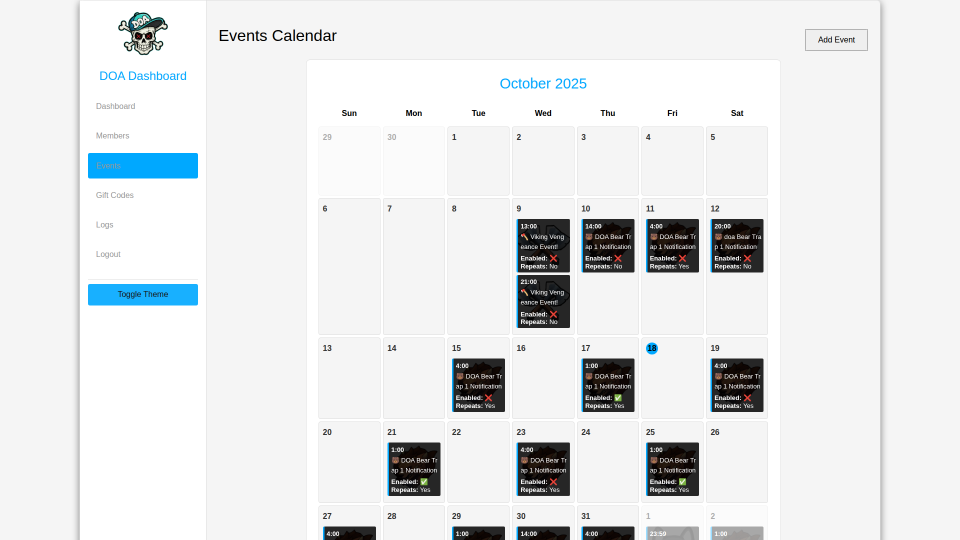
#> input picture jules-scratch/verification/events-desktop-light.png, 1920 x 1080 px (shown at 1/2 size); its folder holds only this picture in this run
$ python -i test_preprocessing.py   (imports and definitions only)
#> lines starting #> are read from the running program, lines starting #| are printed output that depends on the picture
#> further down, picture is the input picture: shape (1080, 1920, 3); mean B, G, R 232.8, 231.8, 230
"""
Test different image preprocessing techniques for OCR improvement
"""
import cv2
import numpy as np
from pathlib import Path
from paddleocr import PaddleOCR

# Test image
INPUT_DIR = Path("web/temp")
OUTPUT_DIR = Path("web/temp/preprocessing_tests")
# [1 line not run here, left out]

# [8 lines left out: function preprocess_method_1_sharpen, not called in this run]

def preprocess_method_2_contrast(image):
    """Method 2: Increase contrast using CLAHE (Contrast Limited Adaptive Histogram Equalization)"""
    # Convert to LAB color space
    lab = cv2.cvtColor(image, cv2.COLOR_BGR2LAB)
#> lab: shape (1080, 1920, 3); mean of channels 0, 1, 2 232.8, 128, 127.4
    l, a, b = cv2.split(lab)
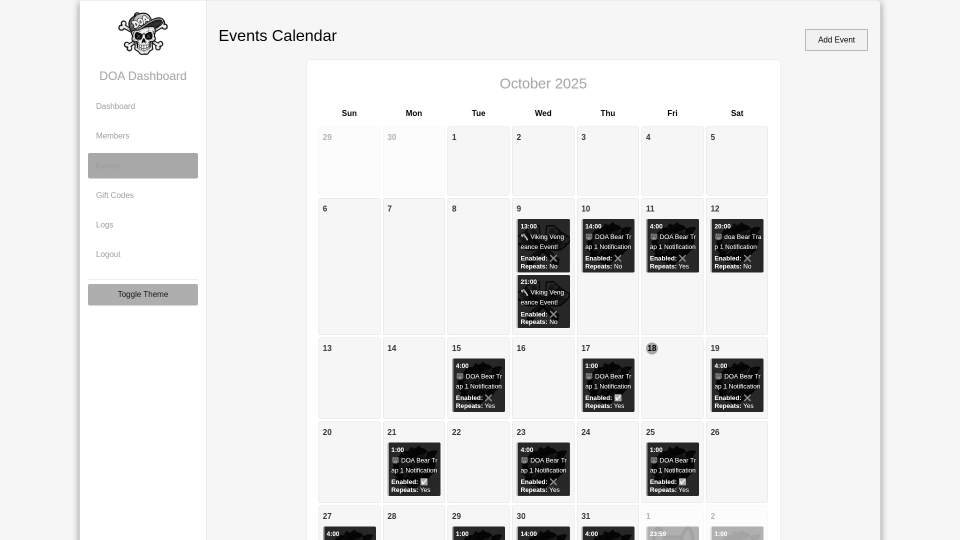
#> l: shape (1080, 1920) (shown at 1/2 size); min 0, max 255, mean 232.8
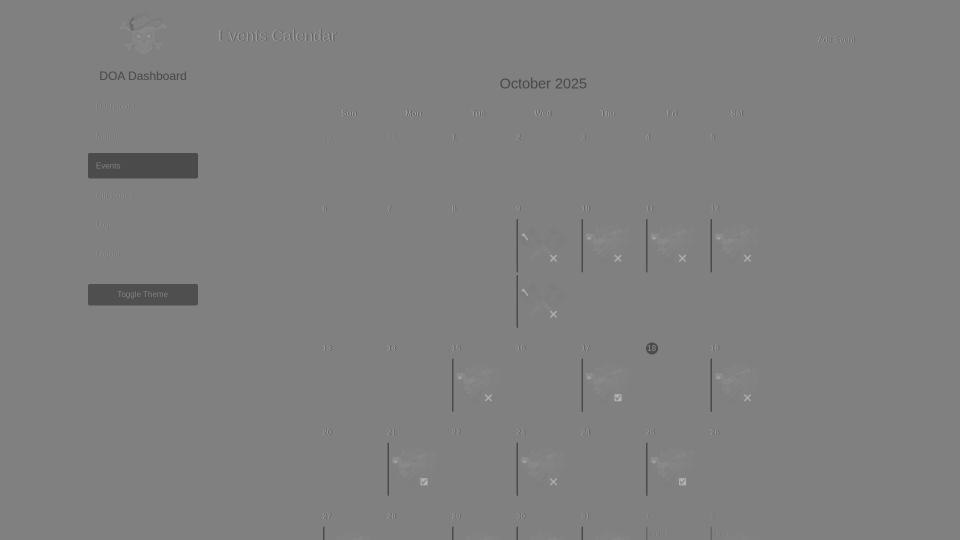
#> b: shape (1080, 1920) (shown at 1/2 size); min 61, max 182, mean 127.4

    # Apply CLAHE to L channel
    clahe = cv2.createCLAHE(clipLimit=3.0, tileGridSize=(8,8))
    l = clahe.apply(l)

    # Merge and convert back
    lab = cv2.merge([l, a, b])
#> lab: shape (1080, 1920, 3); mean of channels 0, 1, 2 231.9, 128, 127.4
    enhanced = cv2.cvtColor(lab, cv2.COLOR_LAB2BGR)
    return enhanced

# [176 lines left out: functions preprocess_method_3_denoise_sharpen, preprocess_method_4_upscale_sharpen, preprocess_method_5_adaptive_threshold, test_ocr_on_image, main, not called in this run]

# [2 lines not run here, left out]

>>> import cv2
>>> picture = cv2.imread('../jules-scratch/verification/events-desktop-light.png')
>>> result = preprocess_method_2_contrast(picture)

$ run again, on jules-scratch/verification/events-mobile-light.png
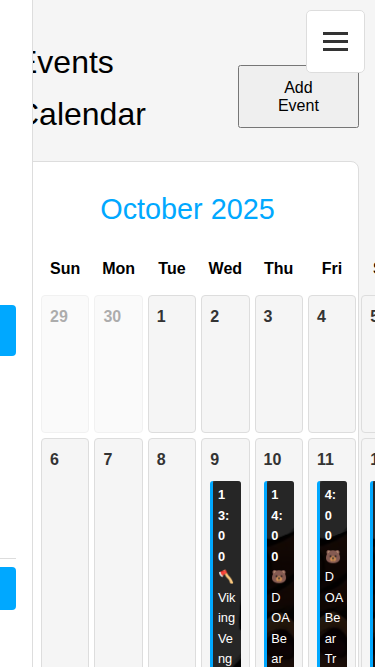
#> input picture jules-scratch/verification/events-mobile-light.png, 375 x 667 px
#> picture is the input picture: shape (667, 375, 3); mean B, G, R 231.6, 230, 227.1
#> in preprocess_method_2_contrast, `l, a, b = cv2.split(lab)`:
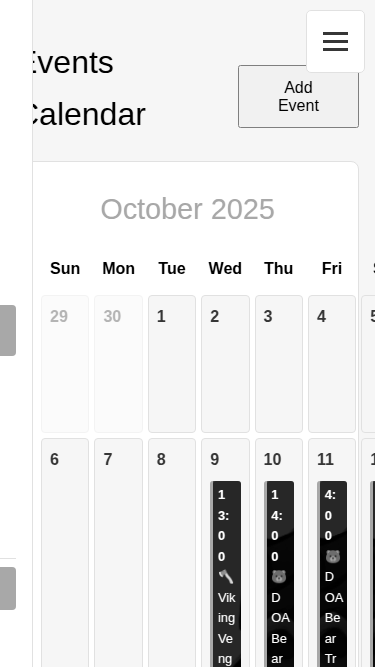
#> l: shape (667, 375); min 0, max 255, mean 230.9
#> in preprocess_method_2_contrast, `l, a, b = cv2.split(lab)`:
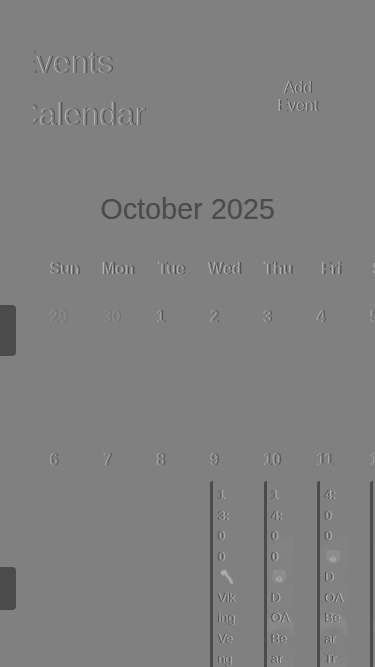
#> b: shape (667, 375); min 75, max 182, mean 127.1
